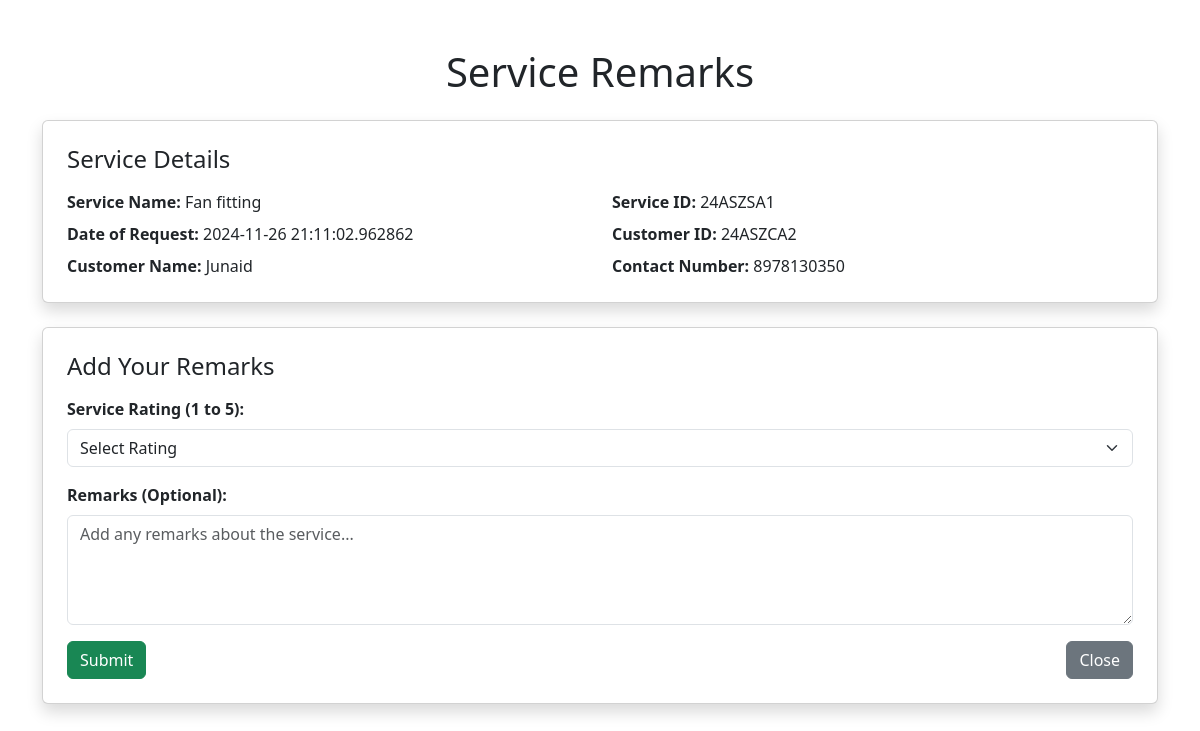
Page /Professional/rating/24ASZBA3 on the committed database.
### models.py (models this page shows, shortened)
class Service(db.Model):
    __tablename__ = 'Service'
    service_id = db.Column(db.String(50), primary_key=True)
    service_name = db.Column(db.String(100), nullable=False, unique=True)
    service_description = db.Column(db.String(200), nullable=False)
    base_price = db.Column(db.Integer(), nullable=False)
    category_id = db.Column(db.String(50), db.ForeignKey('Category.category_id'), nullable=False)
    requests = db.relationship('ServiceBooked', backref='service', lazy=True)

class Customer(db.Model):
    __tablename__ = 'Customer'
    customer_id = db.Column(db.String(50),  db.ForeignKey('Credential.user_id'),primary_key=True)
    username=db.Column(db.String(50), nullable=False)
    full_name = db.Column(db.String(50), nullable=False)
    address = db.Column(db.String(200), nullable=False)
    contact = db.Column(db.String(15), nullable=True)
    pin = db.Column(db.Integer(), nullable=False)
    status = db.Column(db.String(10), default='active')
    registration_date = db.Column(db.DateTime, default=datetime.utcnow)
    requests = db.relationship('ServiceBooked', backref='customer', lazy=True)

class Professional(db.Model):
    __tablename__ = 'Professional'
    professional_id = db.Column(db.String(50),db.ForeignKey('Credential.user_id'), primary_key=True, )
    username=db.Column(db.String(50), nullable=False)
    full_name = db.Column(db.String(50), nullable=False)
    experience = db.Column(db.String(50), nullable=False)
    contact_number = db.Column(db.String(15), nullable=True)
    service_name = db.Column(db.String(100), nullable=False)
    service_id=db.Column(db.String(50),nullable=False)
    document = db.Column(db.Text, nullable=False)
    address = db.Column(db.String(200), nullable=False)
    pin = db.Column(db.Integer(), nullable=False)
    status = db.Column(db.String(10), default='active')
    registration_date = db.Column(db.DateTime, default=datetime.utcnow)
    services_booked = db.relationship('ServiceBooked', backref='professional', lazy=True)

### routes.py (the view, shortened to what this page needs)
@app.route("/Professional/rating/<booking_id>", methods=['POST', 'GET'])
def customer_rating(booking_id):
    service_request = db.session.query(
        ServiceBooked.booking_id,
        Service.service_name,
        Service.service_id,
        Customer.customer_id,
        ServiceBooked.request_date,
        Customer.full_name.label("customer_name"),
        Professional.contact_number
    ).join(Service, ServiceBooked.service_id == Service.service_id) \
     .outerjoin(Customer, ServiceBooked.customer_id == Customer.customer_id) \
     .filter(ServiceBooked.booking_id == booking_id).first()
    if not service_request:
        flash("Service request not found.", "danger")
        return redirect(url_for('professional_home'))
    return render_template("Professional/rating.html", service_request=service_request)

### templates/Professional/rating.html (shortened to what this page needs)
<!DOCTYPE html>
<html lang="en">
<head>
  <link rel="stylesheet" href="https://cdn.jsdelivr.net/npm/bootstrap@5.3.0/dist/css/bootstrap.min.css">
</head>
<body>
  <div class="container mt-5">
    <h1 class="text-center mb-4">Service Remarks</h1>
    <div class="card shadow p-4 mb-4">
      <h4 class="card-title mb-3">Service Details</h4>
      <div class="row mb-2">
        <div class="col-md-6">
          <strong>Service Name:</strong> <span>{{ service_request.service_name }}</span>
        </div>
        <div class="col-md-6">
          <strong>Service ID:</strong> <span>{{ service_request.service_id }}</span>
        </div>
      </div>
      <div class="row mb-2">
        <div class="col-md-6">
          <strong>Date of Request:</strong> <span>{{ service_request.request_date }}</span>
        </div>
        <div class="col-md-6">
          <strong>Customer ID:</strong> <span>{{ service_request.customer_id }}</span>
        </div>
      </div>
      <div class="row">
        <div class="col-md-6">
          <strong>Customer Name:</strong> <span>{{ service_request.customer_name }}</span>
        </div>
        <div class="col-md-6">
          <strong>Contact Number:</strong> <span>{{ service_request.contact_number }}</span>
        </div>
      </div>
    </div>
    <form method="POST" action="{{ url_for('customer_rating', booking_id=service_request.booking_id) }}">
        <div class="card shadow p-4">
        <h4 class="card-title mb-3">Add Your Remarks</h4>
        <div class="mb-3">
          <label for="serviceRating" class="form-label"><strong>Service Rating (1 to 5):</strong></label>
          <select class="form-select" id="serviceRating" name="service_rating" required>
            <option value="" disabled selected>Select Rating</option>
          </select>
        </div>
        <div class="mb-3">
          <label for="serviceRemarks" class="form-label"><strong>Remarks (Optional):</strong></label>
          <textarea class="form-control" id="serviceRemarks" name="service_remarks" rows="4" placeholder="Add any remarks about the service..."></textarea>
        </div>
        <div class="d-flex justify-content-between">
          <button type="submit" class="btn btn-success">Submit</button>
          <a href="{{ url_for('professional_home') }}" class="btn btn-secondary">Close</a>
        </div>
      </div>
    </form>
  </div>
</body>
</html>

### rows in the picture
Service: service_name "Fan fitting", service_id "24ASZSA1"
Customer: customer_id "24ASZCA2", customer_name "Junaid"
Professional: contact_number "8978130350"

### other values in the picture
{{ service_request.request_date }} "2024-11-26 21:11:02.962862"
